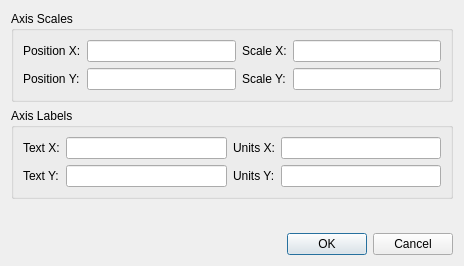
<?xml version="1.0" encoding="UTF-8"?>
<ui version="4.0">
 <class>AxesDialog</class>
 <widget class="QDialog" name="AxesDialog">
  <property name="enabled">
   <bool>true</bool>
  </property>
  <property name="geometry">
   <rect>
    <x>0</x>
    <y>0</y>
    <width>464</width>
    <height>266</height>
   </rect>
  </property>
  <property name="windowTitle">
   <string>Axes</string>
  </property>
  <layout class="QGridLayout" name="gridLayout_3">
   <item row="0" column="0">
    <layout class="QVBoxLayout" name="verticalLayout">
     <item>
      <widget class="QGroupBox" name="scaleGroupBox">
       <property name="title">
        <string>Axis Scales</string>
       </property>
       <layout class="QGridLayout" name="gridLayout_5">
        <item row="0" column="0">
         <layout class="QGridLayout" name="scaleGridLayout">
          <item row="1" column="2">
           <widget class="QLabel" name="yscaleLabel">
            <property name="toolTip">
             <string>y-scale of pixels</string>
            </property>
            <property name="text">
             <string>Scale Y:</string>
            </property>
            <property name="buddy">
             <cstring>yscaleLineEdit</cstring>
            </property>
           </widget>
          </item>
          <item row="1" column="1">
           <widget class="QLineEdit" name="ypositionLineEdit">
            <property name="toolTip">
             <string>y-coordinate of the first pixel</string>
            </property>
           </widget>
          </item>
          <item row="0" column="0">
           <widget class="QLabel" name="xpositionLabel">
            <property name="toolTip">
             <string>x-coordinate of the first pixel</string>
            </property>
            <property name="text">
             <string>Position X:</string>
            </property>
            <property name="buddy">
             <cstring>xpositionLineEdit</cstring>
            </property>
           </widget>
          </item>
          <item row="0" column="1">
           <widget class="QLineEdit" name="xpositionLineEdit">
            <property name="toolTip">
             <string>x-coordinate of the first pixel</string>
            </property>
           </widget>
          </item>
          <item row="1" column="3">
           <widget class="QLineEdit" name="yscaleLineEdit">
            <property name="toolTip">
             <string>y-scale of pixels</string>
            </property>
           </widget>
          </item>
          <item row="0" column="2">
           <widget class="QLabel" name="xscaleLabel">
            <property name="toolTip">
             <string>x-scale of pixels</string>
            </property>
            <property name="text">
             <string>Scale X:</string>
            </property>
            <property name="buddy">
             <cstring>xscaleLineEdit</cstring>
            </property>
           </widget>
          </item>
          <item row="0" column="3">
           <widget class="QLineEdit" name="xscaleLineEdit">
            <property name="toolTip">
             <string>x-scale of pixels</string>
            </property>
           </widget>
          </item>
          <item row="1" column="0">
           <widget class="QLabel" name="ypositionLabel">
            <property name="toolTip">
             <string>y-coordinate of the first pixel</string>
            </property>
            <property name="text">
             <string>Position Y:</string>
            </property>
            <property name="buddy">
             <cstring>ypositionLineEdit</cstring>
            </property>
           </widget>
          </item>
         </layout>
        </item>
       </layout>
      </widget>
     </item>
     <item>
      <widget class="QGroupBox" name="labelGroupBox">
       <property name="title">
        <string>Axis Labels</string>
       </property>
       <layout class="QGridLayout" name="gridLayout_4">
        <item row="0" column="0">
         <layout class="QGridLayout" name="labelGridLayout">
          <item row="0" column="1">
           <widget class="QLineEdit" name="xtextLineEdit">
            <property name="toolTip">
             <string>text of x-axis</string>
            </property>
           </widget>
          </item>
          <item row="1" column="3">
           <widget class="QLineEdit" name="yunitsLineEdit">
            <property name="toolTip">
             <string>units of y-axis</string>
            </property>
           </widget>
          </item>
          <item row="0" column="0">
           <widget class="QLabel" name="xtextLabel">
            <property name="toolTip">
             <string>text of x-axis</string>
            </property>
            <property name="text">
             <string>Text X:</string>
            </property>
            <property name="buddy">
             <cstring>xtextLineEdit</cstring>
            </property>
           </widget>
          </item>
          <item row="0" column="2">
           <widget class="QLabel" name="xunitsLabel">
            <property name="toolTip">
             <string>units of x-axis</string>
            </property>
            <property name="text">
             <string>Units X:</string>
            </property>
            <property name="buddy">
             <cstring>xunitsLineEdit</cstring>
            </property>
           </widget>
          </item>
          <item row="0" column="3">
           <widget class="QLineEdit" name="xunitsLineEdit">
            <property name="toolTip">
             <string>units of x-axis</string>
            </property>
           </widget>
          </item>
          <item row="1" column="0">
           <widget class="QLabel" name="ytextLabel">
            <property name="toolTip">
             <string>text of y-axis</string>
            </property>
            <property name="text">
             <string>Text Y:</string>
            </property>
            <property name="buddy">
             <cstring>ytextLineEdit</cstring>
            </property>
           </widget>
          </item>
          <item row="1" column="2">
           <widget class="QLabel" name="yunitsLabel">
            <property name="toolTip">
             <string>units of y-axis</string>
            </property>
            <property name="text">
             <string>Units Y:</string>
            </property>
            <property name="buddy">
             <cstring>yunitsLineEdit</cstring>
            </property>
           </widget>
          </item>
          <item row="1" column="1">
           <widget class="QLineEdit" name="ytextLineEdit">
            <property name="toolTip">
             <string>text of y-axis</string>
            </property>
           </widget>
          </item>
         </layout>
        </item>
       </layout>
      </widget>
     </item>
     <item>
      <spacer name="verticalSpacer">
       <property name="orientation">
        <enum>Qt::Vertical</enum>
       </property>
       <property name="sizeHint" stdset="0">
        <size>
         <width>20</width>
         <height>40</height>
        </size>
       </property>
      </spacer>
     </item>
     <item>
      <widget class="QDialogButtonBox" name="buttonBox">
       <property name="orientation">
        <enum>Qt::Horizontal</enum>
       </property>
       <property name="standardButtons">
        <set>QDialogButtonBox::Cancel|QDialogButtonBox::Ok</set>
       </property>
      </widget>
     </item>
    </layout>
   </item>
  </layout>
 </widget>
 <resources/>
 <connections>
  <connection>
   <sender>buttonBox</sender>
   <signal>accepted()</signal>
   <receiver>AxesDialog</receiver>
   <slot>accept()</slot>
   <hints>
    <hint type="sourcelabel">
     <x>248</x>
     <y>254</y>
    </hint>
    <hint type="destinationlabel">
     <x>157</x>
     <y>274</y>
    </hint>
   </hints>
  </connection>
  <connection>
   <sender>buttonBox</sender>
   <signal>rejected()</signal>
   <receiver>AxesDialog</receiver>
   <slot>reject()</slot>
   <hints>
    <hint type="sourcelabel">
     <x>316</x>
     <y>260</y>
    </hint>
    <hint type="destinationlabel">
     <x>286</x>
     <y>274</y>
    </hint>
   </hints>
  </connection>
 </connections>
</ui>
